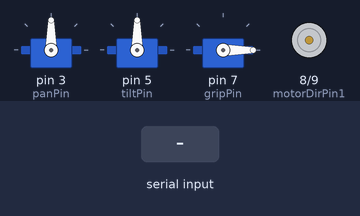
Bench run of a sketch on a simulated Arduino Uno, built with avr-gcc and run on an emulated ATmega328P. Shown: 3 × servo, motor-driver pin pairs drawn as motors (green arrow = first pin HIGH = forward, orange = second pin HIGH = backward, longer = more drive, scaled by the enable pin). Inputs (shaded band) come from the test bench. What the sketch prints to the serial monitor is not drawn.

Above: at 1.2 s.
1.3 s: "90,45\n" received over Serial
Timing chart, 0 to 4.3 s (numbered marks = the images above; inputs shaded):
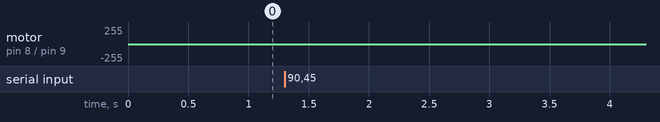

The sketch:

Arm_Servos.ino
```cpp
#include <Servo.h>

// Servo objects for pan, tilt, gripper
Servo panServo;
Servo tiltServo;
Servo gripServo;

// Motor control pins (adjust to your driver)
const int motorEnablePin = 6;   // PWM pin
const int motorDirPin1   = 8;   // Direction pin 1
const int motorDirPin2   = 9;   // Direction pin 2

// Servo pin assignments
const int panPin   = 3;
const int tiltPin  = 5;
const int gripPin  = 7;

// Current positions
int panPos   = 90;
int tiltPos  = 90;
int gripPos  = 0;    // 0 = closed, 90 = open
int sliderSpeed = 0;

void setup() {
  Serial.begin(115200);
  panServo.attach(panPin);
  tiltServo.attach(tiltPin);
  gripServo.attach(gripPin);

  pinMode(motorEnablePin, OUTPUT);
  pinMode(motorDirPin1, OUTPUT);
  pinMode(motorDirPin2, OUTPUT);

  // Initialize positions
  panServo.write(panPos);
  tiltServo.write(tiltPos);
  gripServo.write(gripPos);
  analogWrite(motorEnablePin, 0);
}

void loop() {
  if (Serial.available()) {
    String line = Serial.readStringUntil('\n');
    line.trim();
    // Expect format: S<slider> P<pan> T<tilt> G<grip>
    int s = parseValue(line, 'S');
    int p = parseValue(line, 'P');
    int t = parseValue(line, 'T');
    int g = parseValue(line, 'G');

    // Update servos
    if (p >= 0 && p <= 180) {
      panPos = p;
      panServo.write(panPos);
    }
    if (t >= 0 && t <= 180) {
      tiltPos = t;
      tiltServo.write(tiltPos);
    }
    if (g >= 0 && g <= 90) {
      gripPos = g;
      gripServo.write(gripPos);
    }

    // Slider: map S (0-180) to motor speed and direction
    // Center (90) = stop, above = forward, below = reverse
    sliderSpeed = abs(s - 90);
    if (s > 90) {
      digitalWrite(motorDirPin1, HIGH);
      digitalWrite(motorDirPin2, LOW);
    } else if (s < 90) {
      digitalWrite(motorDirPin1, LOW);
      digitalWrite(motorDirPin2, HIGH);
    } else {
      // stop
      sliderSpeed = 0;
    }
    analogWrite(motorEnablePin, map(sliderSpeed, 0, 90, 0, 255));

    // Echo back status
    Serial.print("OK S"); Serial.print(s);
    Serial.print(" P"); Serial.print(p);
    Serial.print(" T"); Serial.print(t);
    Serial.print(" G"); Serial.println(g);
  }
}

int parseValue(const String &str, char key) {
  int idx = str.indexOf(key);
  if (idx == -1) return -1;
  return str.substring(idx + 1).toInt();
}
```

Measured:
- after the input at 1.3 s, motor on pin 8 (motorDirPin1) / pin 9 (motorDirPin2): stopped → backward 1/255 at once
